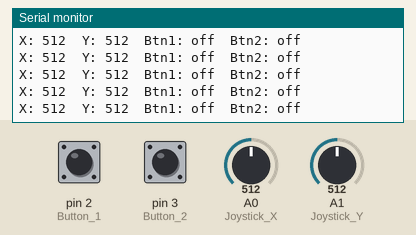
Simulated run of this sketch. Board: Arduino Uno, built with avr-gcc and run on an emulated ATmega328P. Shown: the last lines printed to the serial monitor. The test bench sets the inputs (shaded band); at power-on: A0 (Joystick_X) = 512, pin 2 (Button_1) HIGH, A1 (Joystick_Y) = 512, pin 3 (Button_2) HIGH.

Above: at 1.2 s.
1.3 s: A0 (Joystick_X) set to 0
At 1.5 s:
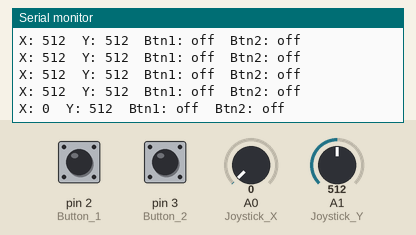
4.3 s: pin 2 (Button_1) pulled LOW for 0.15 s
At 4.58 s:
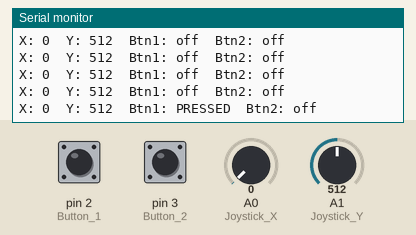
5.9 s: A1 (Joystick_Y) set to 0
At 5.9 s:
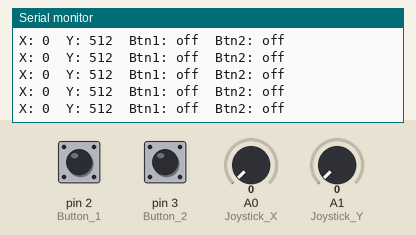
8.9 s: pin 3 (Button_2) pulled LOW for 0.15 s
At 9.19 s:
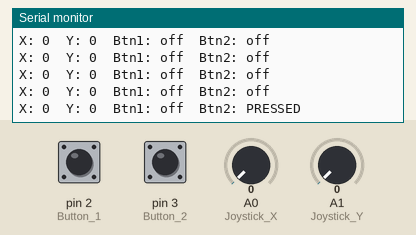
10.5 s: pin 2 (Button_1) pulled LOW for 1 s
At 10.72 s:
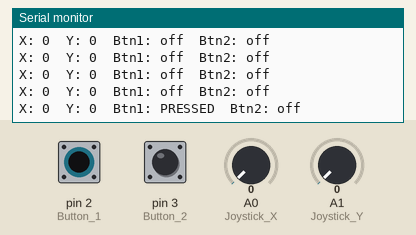
13.0 s: A0 (Joystick_X) set to 122
At 13.14 s:
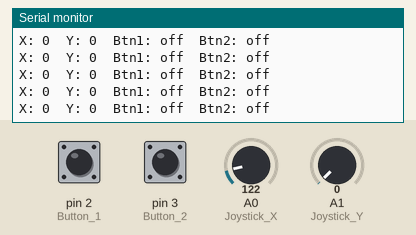
Timing chart, 0 to 15.5 s (numbered marks = the images above; inputs shaded):
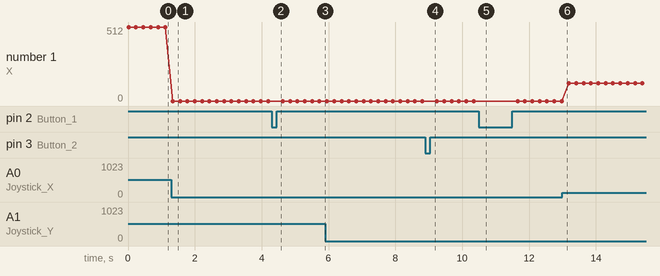

Measured:
- after the input at 1.3 s, the serial monitor: prints a new line at once (image 1)
- after the input at 4.3 s, the serial monitor: prints a new line after 0.11 s (image 2)
- after the input at 8.9 s, the serial monitor: prints a new line after 0.12 s (image 4)
- after the input at 10.5 s, the serial monitor: prints a new line after 0.06 s (image 5)
- plotted number 1: 512 → 0 after the input at 1.3 s, 0 → 122 after the input at 13.0 s

The sketch:

joystick.ino
```cpp
void setup() {
  Serial.begin(9600);

  pinMode(A0, INPUT); // Joystick X
  pinMode(A1, INPUT); // Joystick Y

  pinMode(2, INPUT_PULLUP); // Button 1 (DB15 Pin 2)
  pinMode(3, INPUT_PULLUP); // Button 2 (DB15 Pin 7)
}

int readStableAnalog(int pin) {
  analogRead(pin); delay(5);
  int total = 0;
  for (int i = 0; i < 4; i++) {
    total += analogRead(pin);
    delay(1);
  }
  return total / 4;
}

void loop() {
  int x = readStableAnalog(A0);
  int y = readStableAnalog(A1);

  bool button1 = !digitalRead(2); // true if pressed
  bool button2 = !digitalRead(3);

  Serial.print("X: "); Serial.print(x);
  Serial.print("  Y: "); Serial.print(y);
  Serial.print("  Btn1: "); Serial.print(button1 ? "PRESSED" : "off");
  Serial.print("  Btn2: "); Serial.println(button2 ? "PRESSED" : "off");

  delay(200);
}
```
